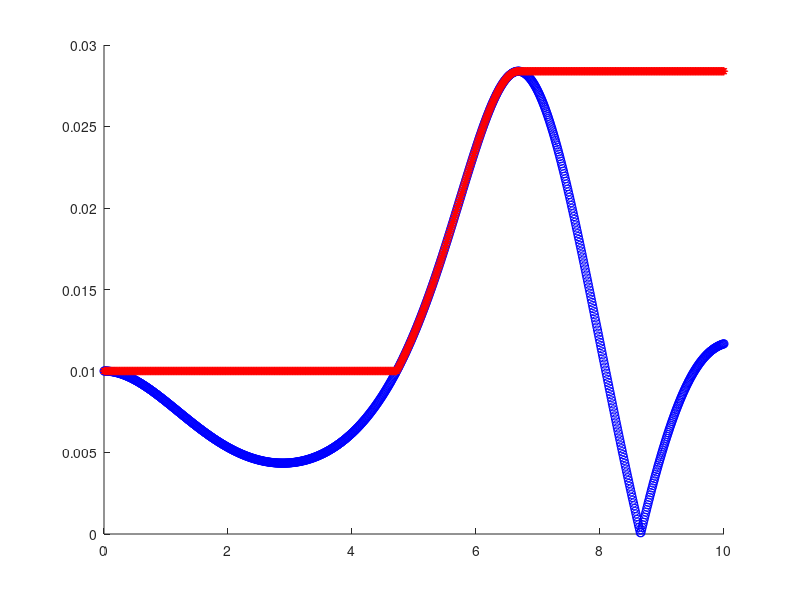

The MATLAB source for this figure:
w = 0.25 ;
g = 9.8 ;
l = 9.8 ;
w0 = sqrt(g/l) ;
q = 1/2 ;
F = 1.44 ;

theta_der = @(u2) u2 ;
theta_dot_der = @(u1,u2,t) -(w0^2)*sin(u1) - q*u2 + F*cos(w*t) ;

theta_1(1) = pi/3 ;
theta_dot_1(1) = 0 ;
theta_2(1) = pi/3 + 0.01 ;
theta_dot_2(1) = 0 ;
del_theta(1) = 0.01 ;
max_del_theta(1) = 0.01 ;

time(1) = 0 ;
h = 0.01 ;

it = 1 ;

for t = 0 : h : 10-h
    theta_start_1 = theta_1(it) ;
    theta_dot_start_1 = theta_dot_1(it) ;
    theta_end = theta_start_1 + h*theta_der(theta_dot_start_1) ;
    theta_dot_end = theta_dot_start_1 + h*theta_dot_der(theta_start_1 , theta_dot_start_1 , t) ;
    
    theta_1(it + 1) = theta_1(it) + h/2 * (theta_der(theta_dot_start_1) + theta_der(theta_dot_end)) ;
    theta_dot_1(it + 1) = theta_dot_1(it) + h/2 * (theta_dot_der(theta_start_1, theta_dot_start_1,t) + theta_dot_der(theta_end, theta_dot_end,t+h)) ;
    
    theta_start_2 = theta_2(it) ;
    theta_dot_start_2 = theta_dot_2(it) ;
    theta_end = theta_start_2 + h*theta_der(theta_dot_start_2) ;
    theta_dot_end = theta_dot_start_2 + h*theta_dot_der(theta_start_2 , theta_dot_start_2 , t) ;
    
    theta_2(it + 1) = theta_2(it) + h/2 * (theta_der(theta_dot_start_2) + theta_der(theta_dot_end)) ;
    theta_dot_2(it + 1) = theta_dot_2(it) + h/2 * (theta_dot_der(theta_start_2, theta_dot_start_2,t) + theta_dot_der(theta_end, theta_dot_end,t+h)) ;
    
    it = it + 1 ;
    del_theta(it) = abs(theta_1(it) - theta_2(it)) ;
    max_del_theta(it) = max(del_theta) ;
    time(it) = t + h ;
    
end

    

%{
figure ('Name' , 'Time Plot') ;
hold on ;
plot (time , theta_1 , 'bo') ;
plot (time , theta_dot_1 , 'r*') ;
hold off ;
%}

%{
fourier = fft(theta_1) ;
f_shift = fftshift(fourier) ;
abs_f = abs(f_shift) ;
norm_f = abs_f/max(abs_f) ;

figure ('Name' , 'Frequency plot') ;
plot (time , norm_f) ;
%}

hold on ;
plot (time , del_theta , 'bo') ;
plot (time , max_del_theta , 'r*') ;
